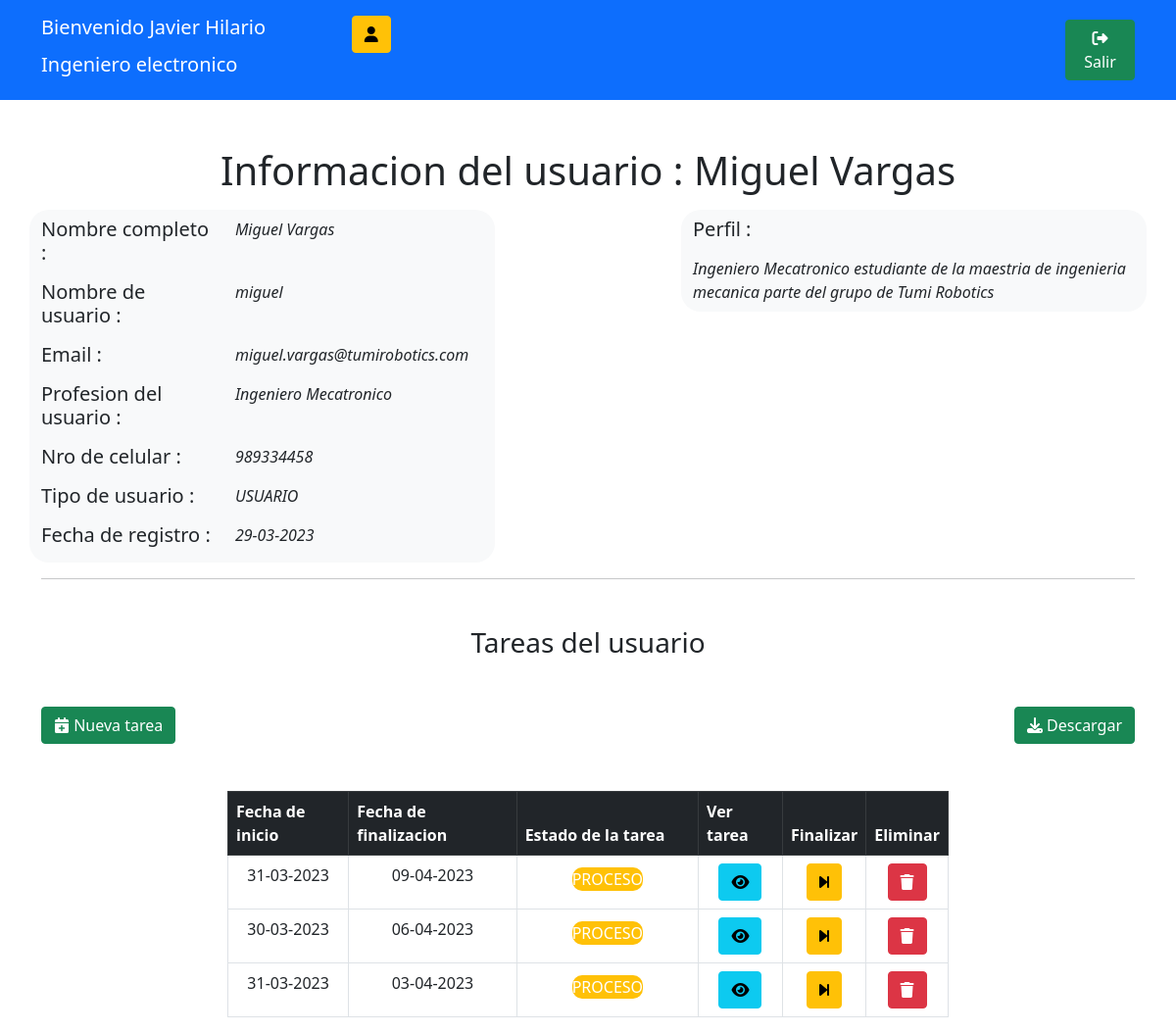
Screenshot of /verUsuario/3 (signed in) with the database file from the repository.
### djangoTareas/models.py (models this page shows)
class datosAdicionales(models.Model):
    user = models.OneToOneField(User,on_delete=models.CASCADE)
    tipoUsuario = models.CharField(max_length=32,default="USUARIO")
    nroCelular = models.CharField(max_length=32, default="999888777")
    profesionUsuario = models.CharField(max_length=64,default="DEVELOPER")
    perfilUsuario = models.CharField(max_length=512,default='')
    fechaIngreso = models.DateField(default=date.today)

class tareasInformacion(models.Model):
    usuarioRelacionado = models.ForeignKey(User,on_delete=models.CASCADE)
    descripcionTarea = models.CharField(max_length=512,default='')
    fechaInicio = models.DateField(default=date.today)
    fechaFin = models.DateField(default=date.today)
    estadoTarea = models.CharField(max_length=32,default="PROCESO")

### djangoTareas/views.py (the view)
# urls.py: path('verUsuario/<str:ind>',views.verUsuario,name='verUsuario'),
def verUsuario(request,ind):
    usuarioInfo = User.objects.get(id=ind)
    tareasUsuario = tareasInformacion.objects.filter(usuarioRelacionado=usuarioInfo).order_by('id')
    return render(request,'informacionUsuario.html',{
        'usuarioInfo':usuarioInfo,
        'tareasUsuario':tareasUsuario,
    })

### djangoTareas/templates/informacionUsuario.html (shortened to what this page needs)
{% load static %}
<!DOCTYPE html>
<html>
    <head>
        <link href="https://cdn.jsdelivr.net/npm/bootstrap@5.0.2/dist/css/bootstrap.min.css" rel="stylesheet">
        <link rel="stylesheet" href="https://cdnjs.cloudflare.com/ajax/libs/font-awesome/6.4.0/css/all.min.css" />
    </head>
    <body>
        <div class="bg-primary">
            <div class="container">
                <div class="row justify-content-between align-items-center">
                    <div class="col-4 mt-3 mb-3 text-white">
                        <div class="row">
                            <div class="col-10">
                                <h5>Bienvenido {{ user.first_name }} {{ user.last_name }}</h5>
                            </div>
                            <div class="col-2 text-center">
                                <a class="btn btn-warning" href="#"><i class="fa-solid fa-user"></i></a>
                            </div>
                        </div>
                        <div class="row">
                            <h5>{{ user.datosadicionales.profesionUsuario }}</h5>
                        </div>
                    </div>
                    <div class="col-1">
                        <a class="btn btn-success" href="{% url 'djangoTareas:cerrarSesion' %}"><i class="fa-solid fa-right-from-bracket"></i> Salir</a>
                    </div>
                </div>
            </div>
        </div>
        <div class="mt-5 text-center mb-3">
            <h1>Informacion del usuario : {{ usuarioInfo.first_name }} {{ usuarioInfo.last_name }}</h1>
        </div>
        <div class="container">
            <div class="row justify-content-between">
                <div class="col-5 bg-light" style="border-radius: 20px;">
                    <div class="row mb-2 mt-2">
                        <div class="col-5">
                            <h5>Nombre completo : </h5>
                        </div>
                        <div class="col-7">
                            <i>{{ usuarioInfo.first_name }} {{ usuarioInfo.last_name }}</i>
                        </div>
                    </div>
                    <div class="row mb-2">
                        <div class="col-5">
                            <h5>Nombre de usuario : </h5>
                        </div>
                        <div class="col-7">
                            <i>{{ usuarioInfo.username }}</i>
                        </div>
                    </div>
                    <div class="row mb-2">
                        <div class="col-5">
                            <h5>Email : </h5>
                        </div>
                        <div class="col-7">
                            <i>{{ usuarioInfo.email }}</i>
                        </div>
                    </div>
                    <div class="row mb-2">
                        <div class="col-5">
                            <h5>Profesion del usuario : </h5>
                        </div>
                        <div class="col-7">
                            <i>{{ usuarioInfo.datosadicionales.profesionUsuario }}</i>
                        </div>
                    </div>
                    <div class="row mb-2">
                        <div class="col-5">
                            <h5>Nro de celular : </h5>
                        </div>
                        <div class="col-7">
                            <i>{{ usuarioInfo.datosadicionales.nroCelular }}</i>
                        </div>
                    </div>
                    <div class="row mb-2">
                        <div class="col-5">
                            <h5>Tipo de usuario : </h5>
                        </div>
                        <div class="col-7">
                            <i>{{ usuarioInfo.datosadicionales.tipoUsuario }}</i>
                        </div>
                    </div>
                    <div class="row mb-2">
                        <div class="col-5">
                            <h5>Fecha de registro : </h5>
                        </div>
                        <div class="col-7">
                            <i>{{ usuarioInfo.datosadicionales.fechaIngreso|date:"d-m-Y" }}</i>
                        </div>
                    </div>
                </div>
                <div class="col-5 bg-light h-100" style="border-radius: 20px;">
                    <div class="row mb-2 mt-2">
                        <div class="col-5">
                            <h5>Perfil : </h5>
                        </div>
                    </div>
                    <div class="row mb-2">
                        <div class="col-12">
                            <i>{{ usuarioInfo.datosadicionales.perfilUsuario }}</i>
                        </div>
                    </div>
                </div>
            </div>
            <hr class="hr">
        </div>
        <div class="mt-5 text-center mb-3">
            <h3>Tareas del usuario</h3>
        </div>
        <div class="container mt-5">
            <div class="row justify-content-between">
                <div class="col-2 text-start">
                    <button class="btn btn-success" data-bs-toggle="modal" data-bs-target="#nuevaTarea"><i class="fa-solid fa-calendar-plus"></i> Nueva tarea</button>
                </div>
                <div class="col-2 text-end">
                    <a class="btn btn-success" href="#"><i class="fa-solid fa-download"></i> Descargar</a>
                </div>
            </div>
        </div>
        <div class="mt-5 container">
            <div class="row justify-content-center">
                <div class="col-8">
                    <table class="table table-bordered">
                        <thead class="table-dark">
                            <th>Fecha de inicio</th>
                            <th>Fecha de finalizacion</th>
                            <th>Estado de la tarea</th>
                            <th>Ver tarea</th>
                            <th>Finalizar</th>
                            <th>Eliminar</th>
                        </thead>
                        <tbody>
                            {% for tarea in tareasUsuario %}
                                <tr class="text-center">
                                    <td>{{ tarea.fechaInicio|date:'d-m-Y' }}</td>
                                    <td>{{ tarea.fechaFin|date:'d-m-Y' }}</td>
                                    <td>
                                        {% if tarea.estadoTarea == 'PROCESO' %}
                                            <p class="bg-warning mx-5 mt-1 mb-1 text-center text-white" style="border-radius: 10px;">{{ tarea.estadoTarea }}</p>
                                        {% endif %}
                                    </td>
                                    <td><a class="btn btn-info"><i class="fa-solid fa-eye"></i></a></td>
                                    <td><a class="btn btn-warning" href="{% url 'djangoTareas:finalizarTarea' tarea.id usuarioInfo.id %}"><i class="fa-solid fa-forward-step"></i></a></td>
                                    <td><a class="btn btn-danger" href="{% url 'djangoTareas:eliminarTarea' tarea.id usuarioInfo.id %}"><i class="fa-solid fa-trash"></i></a></td>
                                </tr>
                            {% endfor %}
                        </tbody>
                    </table>
                </div>
            </div>
        </div>
    </body>
</html>

### rows the page displays
tareasInformacion: fechaInicio "31-03-2023", fechaFin "09-04-2023", estadoTarea "PROCESO"
tareasInformacion: fechaInicio "30-03-2023", fechaFin "06-04-2023", estadoTarea "PROCESO"
tareasInformacion: fechaInicio "31-03-2023", fechaFin "03-04-2023", estadoTarea "PROCESO"

### other values shown
{{ user.first_name }} "Javier"
{{ user.last_name }} "Hilario"
{{ user.datosadicionales.profesionUsuario }} "Ingeniero electronico"
{{ usuarioInfo.first_name }} "Miguel"
{{ usuarioInfo.last_name }} "Vargas"
{{ usuarioInfo.username }} "miguel"
{{ usuarioInfo.email }} "miguel.vargas@tumirobotics.com"
{{ usuarioInfo.datosadicionales.profesionUsuario }} "Ingeniero Mecatronico"
{{ usuarioInfo.datosadicionales.nroCelular }} "989334458"
{{ usuarioInfo.datosadicionales.tipoUsuario }} "USUARIO"
{{ usuarioInfo.datosadicionales.fechaIngreso|date:"d-m-Y" }} "29-03-2023"
{{ usuarioInfo.datosadicionales.perfilUsuario }} "Ingeniero Mecatronico estudiante de la maestria de ingenieria mecanica parte del grupo de Tumi Robotics"
